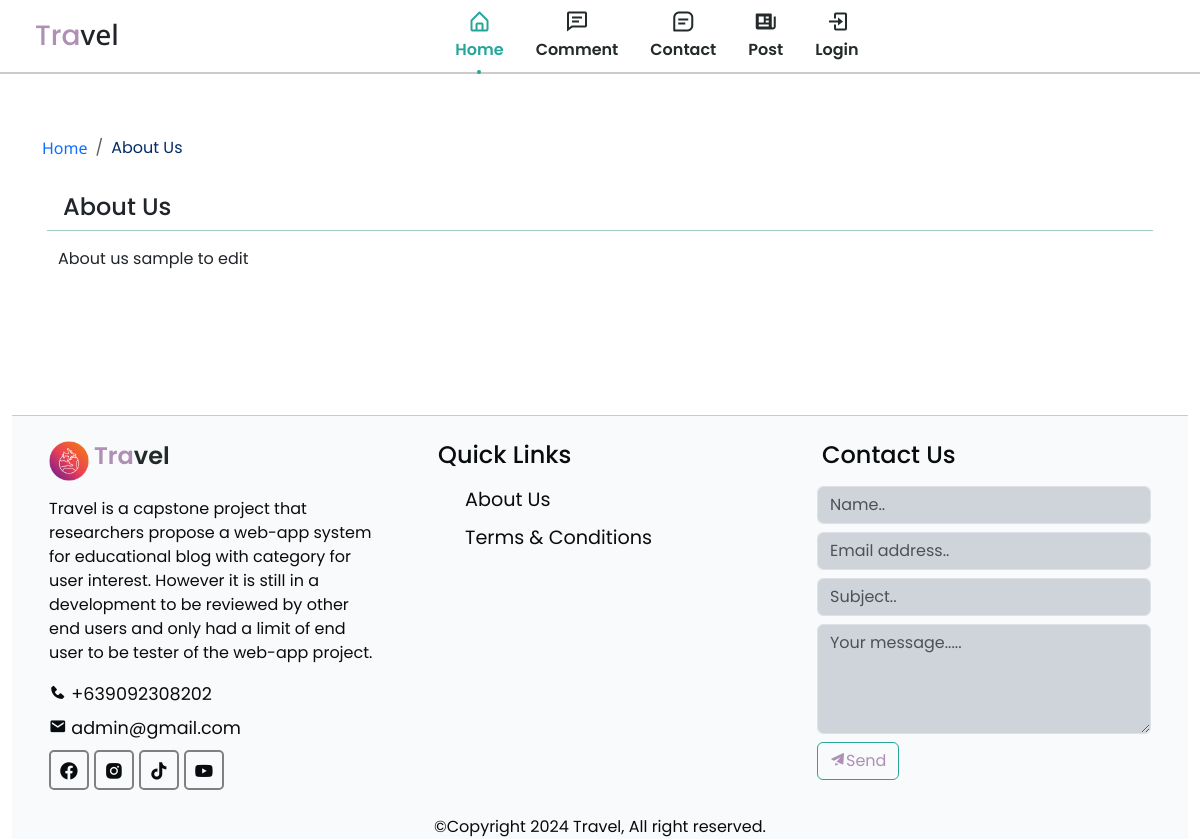
The app's page /aboutUs.php, older data.
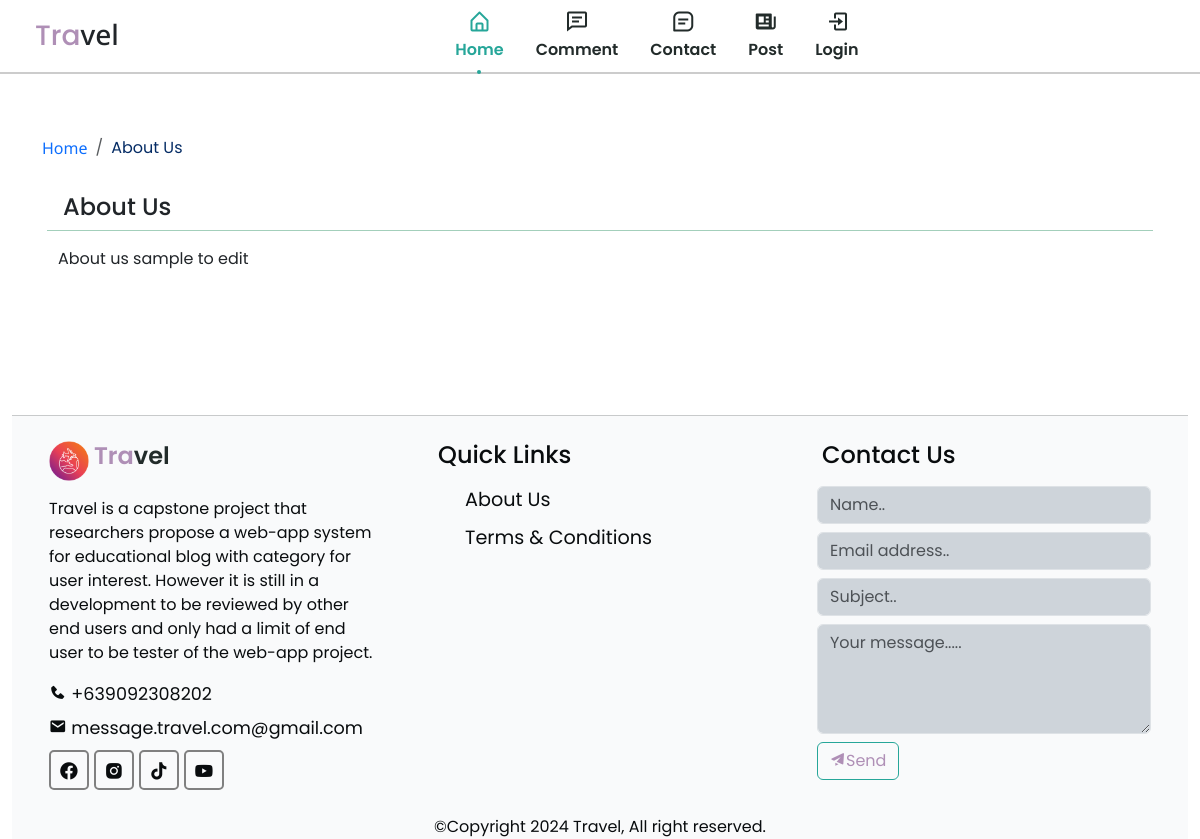
The same page, newer data.
### tables this page shows
CREATE TABLE `pages` (
  `id` int(11) NOT NULL,
  `title` varchar(255) DEFAULT NULL,
  `details` text DEFAULT NULL,
  `contact` varchar(255) DEFAULT NULL,
  `email` varchar(255) DEFAULT NULL,
  `created_at` date NOT NULL DEFAULT current_timestamp(),
  `updated_at` date NOT NULL
);

CREATE TABLE `settings` (
  `id` int(11) NOT NULL,
  `favicon` varchar(255) DEFAULT NULL,
  `logo` varchar(255) DEFAULT NULL,
  `url` varchar(1000) DEFAULT NULL,
  `fb` varchar(1000) DEFAULT NULL,
  `instagram` varchar(1000) DEFAULT NULL,
  `tiktok` varchar(1000) DEFAULT NULL,
  `youtube` varchar(1000) DEFAULT NULL
);

### aboutUs.php (the view, shortened to what this page needs)
<?php
include(ROOT_PATH.'/app/controllers/page.php');
?>
<!DOCTYPE html>
<html lang="en">
<head>
    <?php include(ROOT_PATH.'/app/includes/css.php');?>
</head>
<body>
    <?php
        include (ROOT_PATH . "/app/includes/nav.php");
    ?>
    <main>
        <?php
            $pgtitle = 'About Us';
            $title = 'about us';
            $page_query = mysqli_query($conn, "SELECT * FROM pages WHERE title = '$pgtitle' OR title = '$title'");
        ?>
        <section class="container section section__height" id="home">
            <div class="d-flex justify-content-between fs-6 mx-auto my-3 py-2" aria-label="breadcrumb">
                <ol class="breadcrumb p-0 m-0 ">
                    <li class="breadcrumb-item text-primary"><a href="<?php echo BASE_URL.'/index.php'?>">Home</a></li>
                    <li class="breadcrumb-item active text-primary-emphasis" aria-current="page">About Us</li>
                </ol>
            </div>
            <?php while($page = mysqli_fetch_array($page_query)):?>
            <div class="card border-0 mx-auto">
                <h4 class="card-header bg-transparent border-success-subtle"><?php echo htmlspecialchars($page['title'])?></h4>
                <div class="card-body">
                    <div class="card-text h-100 w-100" name="aboutUs-details" align="justify"><?php echo htmlspecialchars_decode($page['details'])?></div>
                </div>
            </div>
            <?php endwhile;?>
        </section>
    <?php
        include (ROOT_PATH . "/app/includes/footer.php");
    ?>
</main>
</body>
</html>

### app/includes/css.php (shortened to what this page needs)
<link rel="stylesheet" href="<?php echo BASE_URL.'/asset/css/skin.css'?>">
<link rel="stylesheet" href="<?php echo BASE_URL.'/asset/css/index.css'?>">
<link rel="stylesheet" href="<?php echo BASE_URL.'/asset/css/main.css'?>">
 <link href='https://unpkg.com/boxicons@2.1.4/css/boxicons.min.css' rel='stylesheet'>
<link href="https://cdn.jsdelivr.net/npm/bootstrap@5.3.2/dist/css/bootstrap.min.css" rel="stylesheet">

### app/includes/nav.php (shortened to what this page needs)
<header class="header" id="header">
        <nav class="nav container">
            <h3 class="logo-name"><a href="<?php echo BASE_URL.'/index.php'?>"><span style="color: #af8fb6">Tra</span>vel</a></h3>
            <div class="nav__menu" id="nav-menu">
                <ul class="nav__list">
                    <li class="nav__item">
                        <a href="<?php echo BASE_URL.'/index.php'?>" class="nav__link active-link">
                            <i class='bx bx-home-alt nav__icon'></i>
                            <span class="nav__name">Home</span>
                        </a>
                    </li>
                    <li class="nav__item">
                        <a href="#comments" class="nav__link">
                            <i class='bx bx-comment-detail nav__icon'></i>
                            <span class="nav__name">Comment</span>
                        </a>
                    </li>
                    <li class="nav__item">
                        <a href="#contact" class="nav__link">
                            <i class='bx bx-message-square-detail nav__icon'></i>
                            <span class="nav__name">Contact</span>
                        </a>
                    </li>
                    <li class="nav__item">
                        <a href="#post" class="nav__link">
                            <i class='bx bxs-news nav__icon'></i>
                            <span class="nav__name">Post</span>
                        </a>
                    </li>
                    <?php if(isset($_SESSION['id'])): ?>
                        <?php if($_SESSION['role'] === 'admin' || $_SESSION['role'] === 'sub-admin'): ?>
                    <li class="nav__item">
                        <a href="<?php echo BASE_ADMIN.'/dashboard.php?userID='?><?php echo htmlspecialchars($_SESSION['id'])?>" class="nav__link">
                            <i class='bx bxs-dashboard nav__icon'></i>
                            <span class="nav__name">Dashboard</span>
                        </a>
                    </li>
                        <?php elseif($_SESSION['role'] === 'editor'): ?>
                    <li class="nav__item">
                        <a href="<?php echo BASE_EDITOR.'/editor-dashboard.php?userID='?><?php echo htmlspecialchars($_SESSION['id'])?>" class="nav__link">
                            <i class='bx bxs-dashboard nav__icon'></i>
                            <span class="nav__name">Dashboard</span>
                        </a>
                    </li>
                    <?php endif; ?>
                    <li class="nav__item">
                        <a href="<?php echo BASE_URL.'/logout.php'?>" class="nav__link">
                            <i class='bx bx-log-out nav__icon'></i>
                            <span class="nav__name">Logout</span>
                        </a>
                    </li>
                    <?php else: ?>
                    <li class="nav__item">
                        <a href="<?php echo BASE_URL_LINKS.'/signin.php'?>" class="nav__link">
                            <i class='bx bx-log-in nav__icon'></i>
                            <span class="nav__name">Login</span>
                        </a>
                    </li>
                    <?php endif; ?>
                </ul>
            </div>
        </nav>
    </header>

### app/includes/footer.php (shortened to what this page needs)
<section class="container-fluid section section__height h-auto w-100" id="contact">
            <div class="footer container-fluid h-auto w-100">
                <div class="footer-content h-auto w-100">
                    <div class="footer-section about">
                        <?php
                            $settings_query = mysqli_query($conn, "SELECT * FROM settings WHERE id = 1");
                        ?>
                        <div class="logo-content mb-2">
                            <?php while($setting = mysqli_fetch_assoc($settings_query)):?>
                            <img src="<?php echo BASE_URL.'/app/upload/uploadSettingURL/uploadLogo/'?><?php echo htmlentities($setting['logo'])?>" alt="Logo" width="40px" height="40px">
                            <?php endwhile;?>
                            <h4 class="nav__logo"><span style="color: #af8fb6;">Tra</span>vel</h4>
                        </div>
                        <?php
                            $pageTitle = 'About Page';
                            $title = 'About';
                            $stmt = $conn->prepare("SELECT p.*, s.fb, s.instagram, s.tiktok, s.youtube
                                FROM pages p
                                LEFT JOIN settings s ON 1 = 1
                                WHERE p.title = ? OR p.title = ?");
                            $stmt->bind_param("ss", $pageTitle, $title);
                            $stmt->execute();
                            $result = $stmt->get_result();
                            if ($result->num_rows > 0) {
                                $row = $result->fetch_assoc();
                                echo "<p style='text-align: justify'>" . html_entity_decode($row['details']) . "</p>";
                                echo "<div class='contact-details'>";
                                echo "<span><i class='bx bxs-phone'></i>&nbsp;" . html_entity_decode($row['contact']) . "</span>";
                                echo "<span><i class='bx bxs-envelope'></i>&nbsp;" . html_entity_decode($row['email']) . "</span>";
                                echo "</div>";
                                echo "<div class='social'>";
                                echo "<a href='" . urldecode($row['fb']) . "' target='_blank'><i class='bx bxl-facebook-circle'></i></a>";
                                echo "<a href='" . urldecode($row['instagram']) . "' target='_blank'><i class='bx bxl-instagram-alt'></i></a>";
                                echo "<a href='" . urldecode($row['tiktok']) . "' target='_blank'><i class='bx bxl-tiktok'></i></a>";
                                echo "<a href='" . urldecode($row['youtube']) . "' target='_blank'><i class='bx bxl-youtube'></i></a>";
                                echo "</div>";
                            } else {
                                echo "No page details found.";
                            }
                        ?>
                    </div>
                    <div class="footer-section links">
                        <h4 class="card-title mb-3">Quick Links</h4>
                        <ul>
                            <a href="<?php echo BASE_URL.'/aboutUs.php'?>" target="_self"><li>About Us</li></a>
                            <a href="<?php echo BASE_URL.'/terms.php'?>" target="_self"><li>Terms & Conditions</li></a>
                        </ul>
                    </div>
                    <div class="footer-section contact-form">
                        <h4 class="card-title mb-3">Contact Us</h4>
                        <form action="contact.php" method="post" class="form-group" autocomplete="on" enctype="application/x-www-form-urlencoded">
                            <div class="mb-2 form-group">
                                <input type="text" name="name" class="form-control bg-dark-subtle" placeholder="Name..">
                            </div>
                            <div class="mb-2 form-group">
                                <input type="email" name="email" class="form-control bg-dark-subtle" placeholder="Email address.." >
                            </div>
                            <div class="mb-2 form-group">
                                <input type="text" name="subject" class="form-control bg-dark-subtle" placeholder="Subject.." >
                            </div>
                            <div class="mb-2 form-group">
                                <textarea rows="4" name="message" class="form-control bg-dark-subtle" placeholder="Your message....." ></textarea>
                            </div>
                            <div class="mb-1 form-group">
                                <button type="submit" name="contact-btn" class="btn read-more"><i class='bx bxs-paper-plane'></i>Send</button>
                            </div>
                        </form>
                    </div>
                </div>
                <div class="footer-bottom h-auto w-100" align="center">
                    &copy;Copyright <?php echo date('Y')?> Travel, All right reserved.
                </div>
            </div>
    </section>

### asset/css/skin.css (style rules this page uses)
:root { --header-height: 3rem; --hue: 174; --sat: 63%; --first-color: hsl(var(--hue), var(--sat), 40%); --first-color-alt: hsl(var(--hue), var(--sat), 36%); --title-color: hsl(var(--hue), 12%, 15%); --text-color: hsl(var(--hue), 8%, 35%); --body-color: hsl(var(--hue), 100%, 99%); --container-color: #FFF; --body-font: 'Poppins', sans-serif; --h1-font-size: 1.5rem; --normal-font-size: .938rem; --tiny-font-size: .625rem; --z-tooltip: 10; --z-fixed: 100; }
@media screen and (min-width: 968px) { :root { --h1-font-size: 2.25rem; --normal-font-size: 1rem; } }
* { box-sizing: border-box; padding: 0; margin: 0; }
html { scroll-behavior: smooth; }
body { margin: var(--header-height) 0 0 0; font-family: var(--body-font); font-size: var(--normal-font-size); background-color: var(--body-color); color: var(--text-color); }
ul { list-style: none; }
a { text-decoration: none !important; color: inherit !important; font-family: 'Noto Sans', sans-serif !important; }
img { max-width: 100%; height: auto; }
h1,h2,h3,h4,h5,h6 { font-family: 'Poppins', sans-serif !important; color: #090c0e; margin: 5px ; }
.section { padding: 2.5rem 0 1rem; }
.section__height { min-height: 100%; }
.container { max-width: 100%; margin-left: 1rem; margin-right: 1rem; }
.header { position: fixed; top: 0; left: 0; width: 100%; background-color: var(--container-color)!important; z-index: var(--z-fixed); transition: .4s; border-bottom: 2px solid rgba(0, 0, 0, 0.2); }
.nav { height: var(--header-height); display: flex; justify-content: space-between; align-items: center; }
.nav__logo { color: var(--title-color) !important; font-weight: 600; }
.nav__list, .nav__link { display: flex; }
.nav__link { flex-direction: column; align-items: center; row-gap: 4px; color: var(--title-color) !important; font-weight: 600; text-decoration: none !important; padding-top: 10px; }
.nav__list { justify-content: space-around; }
.nav__name { font-size: var(--tiny-font-size); }
.nav__icon { font-size: 1.5rem; }
.active-link { position: relative; color: var(--first-color) !important; transition: .3s; }
@media screen and (min-width: 576px) { .nav__list { justify-content: center; column-gap: 2rem; } }
@media screen and (min-width: 767px) { body { margin: 0; } }
@media screen and (min-width: 767px) { .section { padding: 7rem 0 0; } }
@media screen and (min-width: 767px) { .nav { height: calc(var(--header-height) + 1.5rem); } }
@media screen and (min-width: 767px) { .nav__icon { display: none; } }
@media screen and (min-width: 767px) { .nav__name { font-size: var(--normal-font-size); } }
@media screen and (min-width: 767px) { .active-link::before { content: ''; position: absolute; bottom: -.75rem; width: 4px; height: 4px; background-color: var(--first-color) !important; border-radius: 50%; } }
@media screen and (min-width: 1024px) { .container { margin-left: auto; margin-right: auto; } }

### asset/css/index.css (style rules this page uses)
* { margin: 0; padding: 0; box-sizing: border-box; list-style: none; font-family: var(--font-default); }
:root { --text: #090c0e; --background: #f5f7f9; --primary: #738ba4; --secondary: #b6a3c3; --accent: #af8fb6; --text-dark: #eff3f5; --background-dark: #06080a; --primary-dark: #5b728b; --secondary-dark: #503c5d; --accent-dark: #68496f; --font-default: 'Poppins', sans-serif; --font-primary: 'Open Sans', sans-serif; --font-secondary: 'Noto Sans', sans-serif; }
html, body { height: 100%; }
.btn { border: 1px solid #26A699 !important; background: transparent !important; color: var(--accent)!important; }
button { border: none; background: none; }

Row changes from the older to the newer data that the page shows:
changed pages: email "admin@gmail.com" → "message.travel.com@gmail.com"
